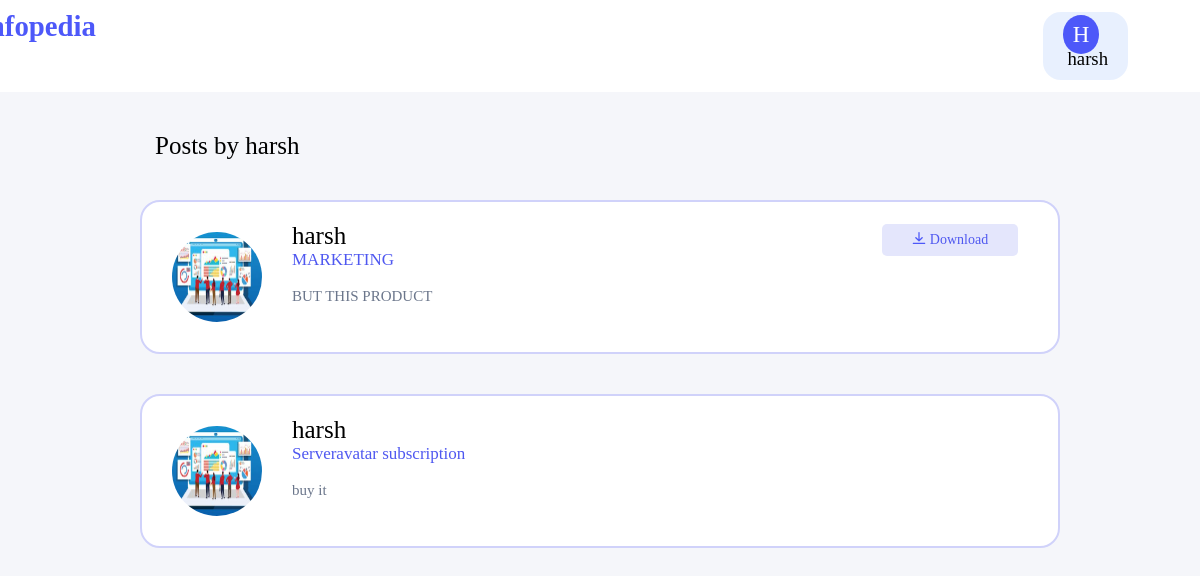
The page /user/harsh (signed in) on the database its author committed.
### blog/models.py (models this page shows, shortened)
class Post(models.Model):
	title = models.CharField(max_length=100,name='title')
	file = models.FileField(null=True,blank=True,upload_to='Files',name='file')
	content = models.TextField(name='content')
	date_posted = models.DateTimeField(default=timezone.now)
	author = models.ForeignKey(User, on_delete=models.CASCADE)

### users/models.py (models this page shows, shortened)
class Profile(models.Model):
    user = models.OneToOneField(User, on_delete=models.CASCADE)
    image = models.ImageField(default='default.jpg', upload_to='profile_pics')

### blog/views.py (the view)
# urls.py: path('user/<str:username>', UserPostListView.as_view(), name='user-posts'),
class UserPostListView(ListView):
    model = Post
    template_name = 'blog/user_posts.html'  # <app>/<model>_<viewtype>.html
    context_object_name = 'posts'
    def get_queryset(self):
        user = get_object_or_404(User, username=self.kwargs.get('username'))
        return Post.objects.filter(author=user).order_by('-date_posted')

### blog/templates/blog/user_posts.html (shortened to what this page needs)
{% extends "blog/base.html" %}
{% block content %}
    <div class="edittitle">Posts by {{ view.kwargs.username }}</div>
    {% for post in posts %}
<div class="homes">
    <div>
        <a href="{{ post.author.profile.image.url }} " target="_blank"><img class="image" src="{{ post.author.profile.image.url }}"></a>
    </div>
    <div class="details">
        <a href="{% url 'user-posts' post.author.username  %}"><text class="items itmes1">{{ post.author }}</text></a>
        <br>
        <text class="items itmes2">{{ post.title }}</text>
        <br><br>
        <text class="items itmes3">{{ post.content }}</text>
        <br>
    </div>
    {% if post.file %}
    <div class="downl">
        <a href="{{ post.file.url }}" download >
        <button class="btnss" type="submit" name="Downalod">
            Download
        </button></a>
    </div>
    {% endif %}
</div>
{% endfor %}
{% endblock content %}

### blog/templates/blog/base.html (shortened to what this page needs)
{% load static %}
<html>
<html lang="en">
<head>
    <link rel="stylesheet" href="{% static 'blog/style.css' %}">
    <link href="https://cdnjs.cloudflare.com/ajax/libs/font-awesome/4.7.0/css/font-awesome.min.css" rel="stylesheet"/>
</head>
<body>
<div class="container">
    <div id="menu">
        <div class="logo"><a class="links" href="{% url 'blog-home' %}">infopedia</a></div>
        {% if user.is_authenticated %}
        <a href="{% url 'profile' %} ">
            <div class="menu-item round-bttn">
                <span class="circle">{{ user.username.0|title }}</span> &nbsp;{{ user.username }}
            </div>
        </a>
        {% endif %}
    </div>
</div>
 <div class="container my-bg">
    {% block content %}
    {% endblock  %}
</div>
</body>
</html>

### blog/static/blog/style.css (style rules this page uses)
* { margin:0; padding:0; font-family: 'cera pro', Times, serif; text-decoration: None; }
body { background-color:rgb(245,246,250); }
.circle { border-radius: 50%; padding: 7px 10px; background: #4d58f9; text-align: center; font-size: 23px; color: #fff; }
#menu { margin:0px; display:flex; justify-content: flex-end; background-color: white; font-size: 0.9em; flex-wrap: nowrap; }
.menu-item { text-decoration: None; padding: 23px 13px; font-size: 1.3em; }
.round-bttn { border: 2px solid white; background-color: rgb(232,240,254); border-radius: 20px; padding:10px 20px; margin:10px 70px; cursor: pointer; }
.logo { margin:0px; align-content:start; padding:10px; font-size: 2.0em; font-family:'panchang'; font-weight:Bold; color: #4d58f9; margin-right:950px; height:60%; max-width: 30px; }
.image { margin:30px; border-radius:50%; height:90px; width:90px; }
.details { padding:20px 0px 0px 0px; }
.itmes1 { font-size:25px; color:rgb(0,0,0); }
.itmes2 { font-size:17px; color:rgb(79,88,240); }
.itmes3 { color:rgb(107,118,139); font-size:15px; }
.btnss { padding:8px 30px; font-size:14px; background-color:rgb(228,230,252); color:rgb(79,88,240); border:None; border-radius:5px; cursor: pointer; }
.downl { margin: 22px 0px 0px 450px; }
.titlenew,.edittitle { padding:40px 0px 0px 155px; font-size:25px; font-weight:semibold; }
.homes { margin:40px 140px; background-color:white; border: 2px solid rgb(208,210,250); border-radius:20px; display:flex; }
a { color:inherit; text-decoration:None; }
.links { font-family:'panchang'; }

### rows shown on the page
Post: author.profile.image (picture), author "harsh", title "MARKETING", content "BUT THIS PRODUCT"
Post: author.profile.image (picture), author "harsh", title "Serveravatar subscription", content "buy it"

### other values the page prints
{{ user.username.0|title }} "H"
{{ user.username }} "harsh"
{{ view.kwargs.username }} "harsh"
